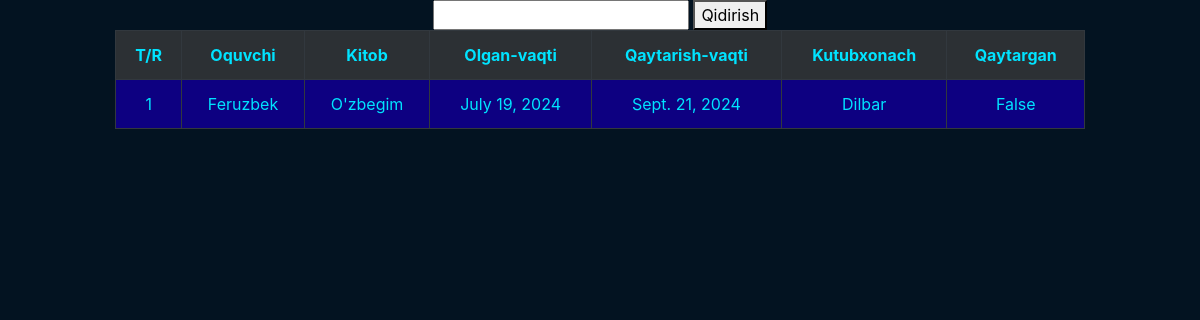
The app's page /record/ with its own data.
### app2007/models.py (models this page shows, shortened)
class Kutubxona(models.Model):
    oquvchi = models.ForeignKey(Oquvchi,on_delete=models.CASCADE)
    kitob = models.ForeignKey(Kitob,on_delete=models.CASCADE)
    olgan_vaqt = models.DateField()
    qaytarish_vaqti = models.DateField(null=True,blank=True)
    kutubxonachi = models.ForeignKey(Kutubxonachi,on_delete=models.CASCADE)
    qaytargan = models.BooleanField()

class Oquvchi(models.Model):
    ism = models.CharField(max_length=30)
    guruh = models.SmallIntegerField()
    yosh = models.SmallIntegerField()
    yonalish = models.CharField(max_length=30)
    bitiruvchi = models.BooleanField()
    kitob_soni = models.SmallIntegerField(null=True,blank=True)
    def __str__(self):
        return f"{self.ism}"

class Kitob(models.Model):
    nom = models.CharField(max_length=30)
    muallif = models.ForeignKey(Muallif,on_delete=models.CASCADE)
    janr = models.CharField(max_length=30)
    sahifa = models.SmallIntegerField()
    turi = models.CharField(max_length=30,null=True,blank=True)
    def __str__(self):
        return self.nom

class Kutubxonachi(models.Model):
    ism = models.CharField(max_length=30)
    yosh = models.SmallIntegerField()
    def __str__(self):
        return self.ism

### app2007/views.py (the view)
# urls.py: path('record/', record),
def record(request ):
    qidiruv = request.GET.get('qidir')
    hamma = Kutubxona.objects.all()
    if qidiruv:
        hamma = Kutubxona.objects.filter(oquvchi__ism = qidiruv)
    data={
        'record' : hamma
    }
    return render(request,'index6.html', data)

### templates/index6.html (shortened to what this page needs)
<!DOCTYPE html>
<html lang="en">
<head>
    <link rel="stylesheet" href="../static/css/bootstrap.css">
</head>
<body>
    <div class="container">
        <form method="get">
            <input type="text" name="qidir">
            <button type="submit">Qidirish</button>
        </form>
        <table class="table table-bordered table-dark table-striped table-hover">
            <tr>
                <th>T/R</th>
                <th>Oquvchi</th>
                <th>Kitob</th>
                <th>Olgan-vaqti</th>
                <th>Qaytarish-vaqti</th>
                <th>Kutubxonach</th>
                <th>Qaytargan</th>
            </tr>
            {% for i in record %}
            <tr>
                <td>{{i.id}}</td>
                <td>{{i.oquvchi}}</td>
                <td>{{i.kitob}}</td>
                <td>{{i.olgan_vaqt}}</td>
                <td>{{i.qaytarish_vaqti}}</td>
                <td>{{i.kutubxonachi}}</td>
                <td>{{i.qaytargan}}</td>
            </tr>
            {% endfor %}
        </table>
    </div>
</body>
</html>

### templates/index6.html (style rules this page uses)
body { background-color: #031321; }
.container { width: 1000px; height: 600px; margin: 0 auto; text-align: center; }
th { border: 1px solid #00e3ff; color: #00e3ff; padding: 5px; }
table { text-align: center; margin: 0 auto; cursor: alias; }
td { color: #00e3ff; }
table tr:nth-child(odd) { background-color: seagreen; }
table tr { background-color: #0d0081; }

### records on screen
Kutubxona: id "1", oquvchi "Feruzbek", kitob "O'zbegim", olgan_vaqt "July 19, 2024", qaytarish_vaqti "Sept. 21, 2024", kutubxonachi "Dilbar", qaytargan "False"
